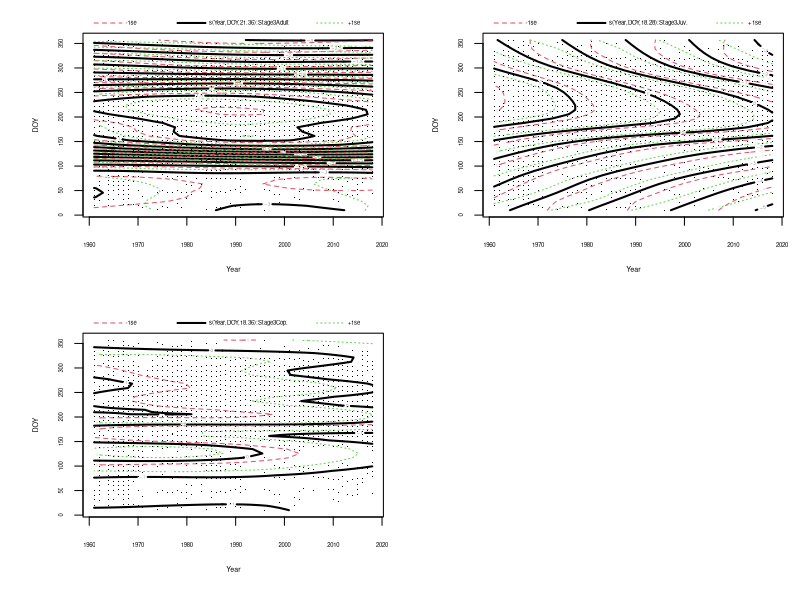
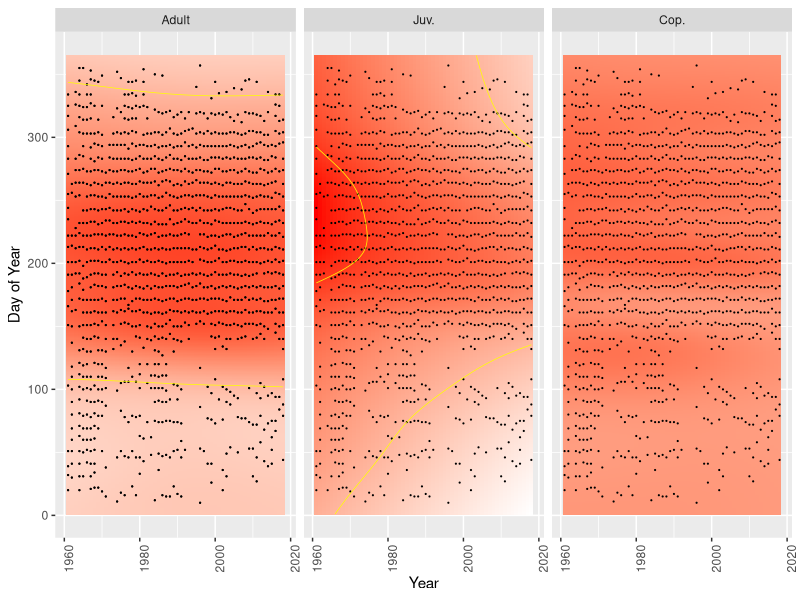
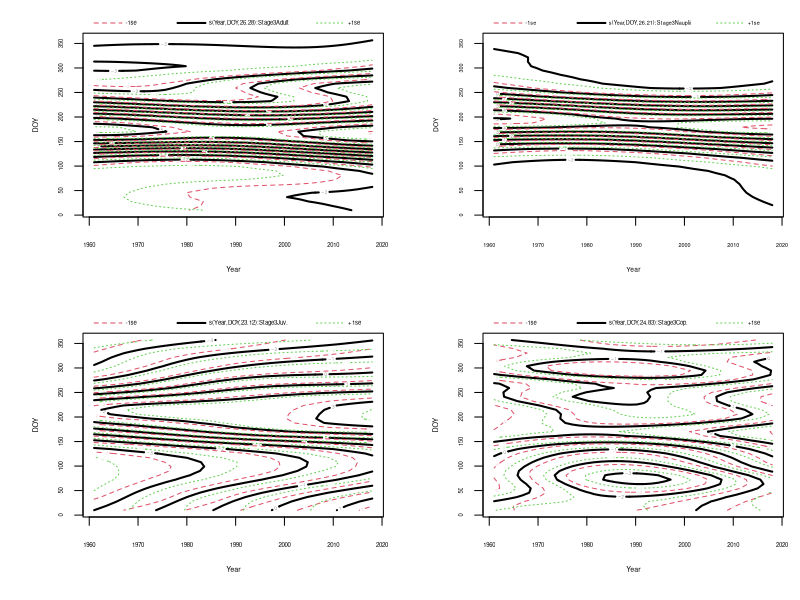
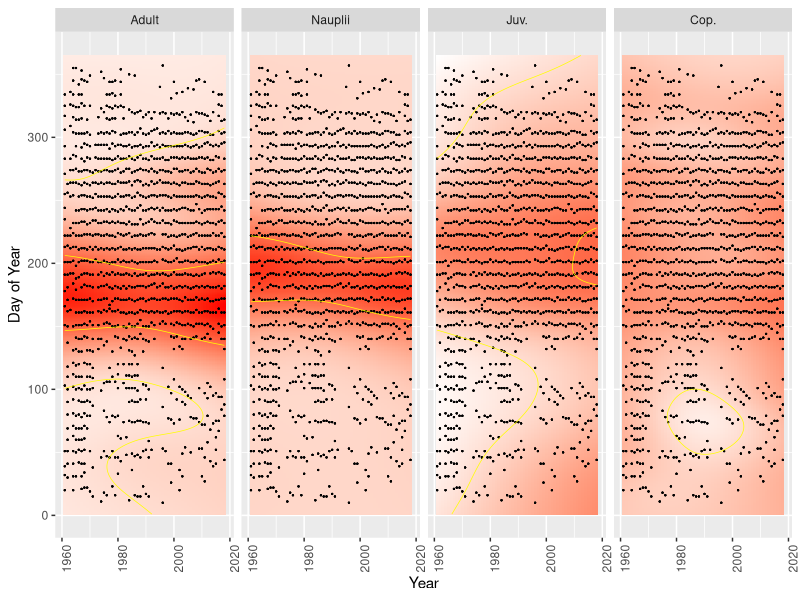

Generate these figures, in order, with R:
library(reshape2)
library(dplyr)
library(stringr)
library(ggplot2)
library(mgcv)




cop_init <- read.table("Data/Oithona_Microsetella.csv", sep = ",", header = T)

names(cop_init)



cop <- melt(cop_init, id.vars = c("Day","Month","Year","Day.of.year"), variable.name = "Stage", value.name = "N") 

unique(cop$Stage)



cop$Depth[str_detect(as.character(cop$Stage), "_1")] <- "0_10"  
cop$Depth[str_detect(as.character(cop$Stage), "_25")] <- "0_25"  
cop$Depth[str_detect(as.character(cop$Stage), "_3")] <- "25_bottom" 
cop$Depth[is.na(cop$Depth)] <- "10_25" 

cop$Stage2[str_detect(as.character(cop$Stage), "_F_")] <- "Female"
cop$Stage2[str_detect(as.character(cop$Stage), "_M_")] <- "Male"
cop$Stage2[str_detect(as.character(cop$Stage), "_C_")] <- "Cop."
cop$Stage2[str_detect(as.character(cop$Stage), "_J_")] <- "Juv."
cop$Stage2[str_detect(as.character(cop$Stage), "_A_")] <- "Adult"
cop$Stage2[str_detect(as.character(cop$Stage), "_N_")] <- "Nauplii"
cop$Stage2[is.na(cop$Stage2)] <- "Total"

unique(cop$Stage2)




cop$Sp[str_detect(as.character(cop$Stage), "OITO")] <- "Oithona"
cop$Sp[str_detect(as.character(cop$Stage), "MIC")] <- "Microsetella"





#Remove all cases with NA in Abundance
cop <- cop[! is.na(cop$N), ]



#Construct the variable vith date of sample
cop$Date_text <- with(cop, paste(Day,Month,Year, sep = "-"))

cop$Date <- as.POSIXct(as.Date(cop$Date_text, format = "%d-%m-%Y"))






#Combine Males and Females in one category 
cop$Stage3 <- cop$Stage2

cop$Stage3[cop$Stage3 == "Male" | cop$Stage3 == "Female"] <- "Adult"

unique(cop$Stage3)



#Ordering stages 
cop$Stage3 <- factor(cop$Stage3, levels = c("Adult", "Nauplii", "Juv.", "Cop.", "Total") )
                     
unique(cop$Stage3)

#Constructing date of sample as Day from yar beginning


cop$DOY <- as.numeric(strftime(cop$Date, format = "%j"))

cop$Log_N <- log(cop$N + 1)









cop_Oit <- cop %>% filter(Depth == "0_10", Sp == "Oithona", Stage3 != "Total")

Mod_Oit <- gam(N ~ s(Year, DOY, by = Stage3), data = cop_Oit, family = "nb")

plot(Mod_Oit, pages = 1)


new_data_Oit <- expand.grid(Stage3 = unique(cop_Oit$Stage3), DOY = 1:365, Year = seq(min(cop_Oit$Year), max(cop_Oit$Year), 1))

new_data_Oit$Predicted <- predict(Mod_Oit, newdata = new_data_Oit)

ggplot(new_data_Oit, aes(x = Year, y = DOY)) + geom_tile(aes(fill = Predicted)) + facet_wrap(~Stage3, nrow = 1) + scale_fill_gradient(low = "white", high = "red") + geom_point(data = cop_Oit, aes(x = Year, y = DOY), size = 0.1) + guides(fill = "none") + theme(axis.text.x = element_text(angle = 90)) + labs(y = "Day of Year") + stat_contour(aes(z = Predicted), bins = 3, color="yellow", size=0.25) 






cop_Mic <- cop %>% filter( Sp == "Microsetella", Stage3 != "Total")

Mod_Mic <- gam(N ~ s(Year, DOY, by = Stage3), data = cop_Mic, family = "nb")

plot(Mod_Mic, pages = 1)

new_data_Mic <- expand.grid(Stage3 = unique(cop_Mic$Stage3), DOY = 1:365, Year = seq(min(cop_Mic$Year), max(cop_Mic$Year), 1))

new_data_Mic$Predicted <- predict(Mod_Mic, newdata = new_data_Mic)



#The day when the maximum of abundance was observed

days_of_max <- new_data_Mic %>% group_by(Year, Stage3) %>% summarise(Day_of_max = DOY[which(Predicted == max(Predicted))]  )



ggplot(new_data_Mic, aes(x = Year, y = DOY)) + geom_tile(aes(fill = Predicted)) + facet_wrap(~Stage3, nrow = 1) + scale_fill_gradient(low = "white", high = "red") + geom_point(data = cop_Mic, aes(x = Year, y = DOY), size = 0.1) + guides(fill = "none") + theme(axis.text.x = element_text(angle = 90)) + labs(y = "Day of Year") + stat_contour(aes(z = Predicted), bins = 3, color="yellow", size=0.25) 
